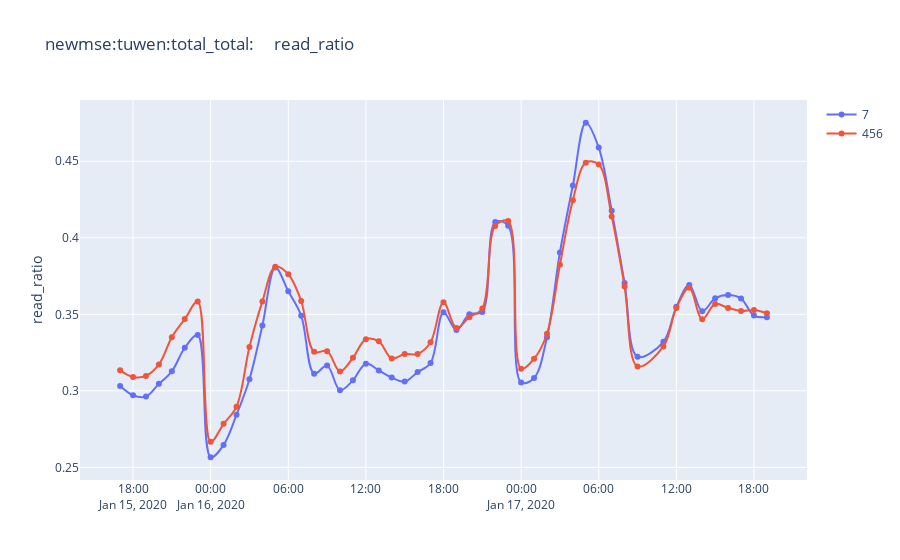
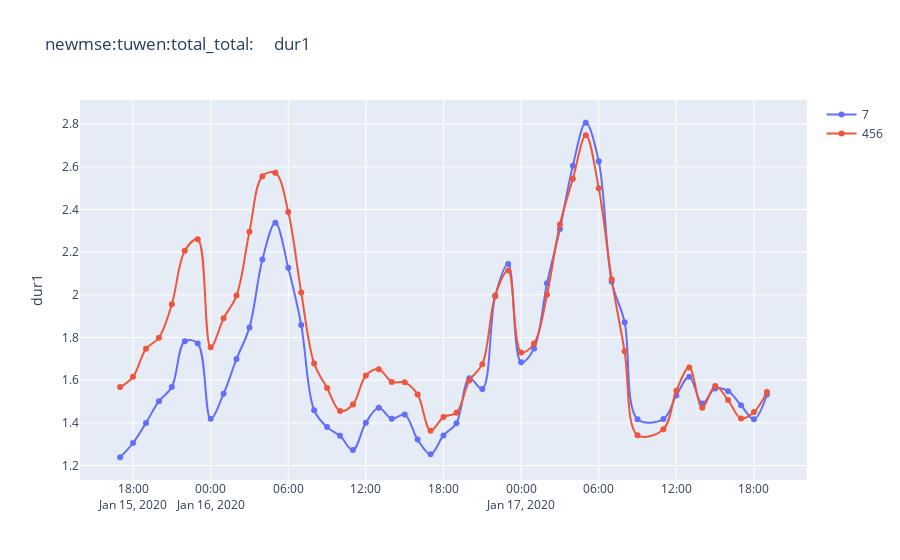
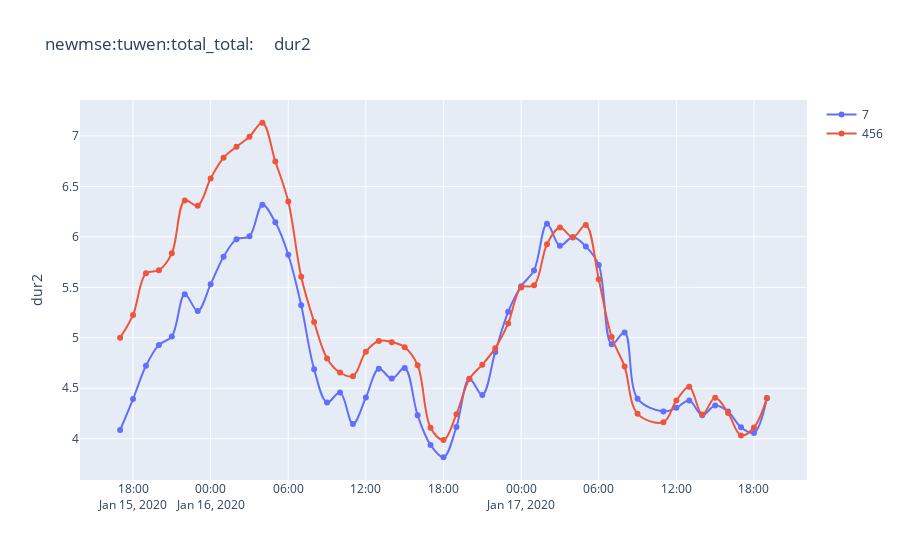
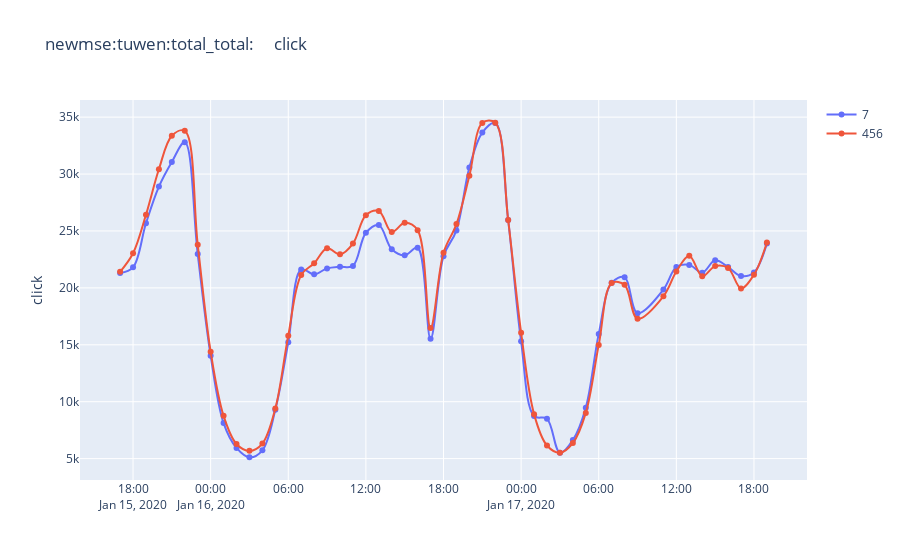

The notebook cell saved with these charts, in order:
### Code cell
show_hourly('tuwen_total_total', compare_days=0)
